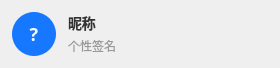
<?xml version="1.0" encoding="UTF-8"?>
<ui version="4.0">
 <class>FriendItem</class>
 <widget class="QWidget" name="FriendItem">
  <property name="geometry">
   <rect><x>0</x><y>0</y><width>280</width><height>68</height></rect>
  </property>
  <property name="windowTitle">
   <string>Form</string>
  </property>
  <layout class="QVBoxLayout" name="vl_outer">
   <property name="spacing"><number>0</number></property>
   <property name="leftMargin"><number>0</number></property>
   <property name="topMargin"><number>0</number></property>
   <property name="rightMargin"><number>0</number></property>
   <property name="bottomMargin"><number>0</number></property>
   <item>
    <spacer name="vs_top">
     <property name="orientation"><enum>Qt::Vertical</enum></property>
     <property name="sizeHint"><size><width>20</width><height>0</height></size></property>
    </spacer>
   </item>
   <item>
    <layout class="QHBoxLayout" name="hl_main">
     <property name="spacing"><number>12</number></property>
     <property name="leftMargin"><number>12</number></property>
     <property name="topMargin"><number>0</number></property>
     <property name="rightMargin"><number>12</number></property>
     <property name="bottomMargin"><number>0</number></property>
     <item>
      <widget class="QLabel" name="lb_avatar">
       <property name="minimumSize"><size><width>44</width><height>44</height></size></property>
       <property name="maximumSize"><size><width>44</width><height>44</height></size></property>
       <property name="text"><string>?</string></property>
       <property name="alignment"><set>Qt::AlignCenter</set></property>
       <property name="styleSheet"><string>background: #1677FF; color: white; border-radius: 22px; font-size: 18px; font-weight: bold; font-family: Microsoft YaHei;</string></property>
      </widget>
     </item>
     <item>
      <layout class="QVBoxLayout" name="vl_text">
       <property name="spacing"><number>2</number></property>
       <property name="leftMargin"><number>0</number></property>
       <property name="topMargin"><number>0</number></property>
       <property name="rightMargin"><number>0</number></property>
       <property name="bottomMargin"><number>0</number></property>
       <item>
        <widget class="QLabel" name="lb_name">
         <property name="text"><string>昵称</string></property>
         <property name="styleSheet"><string>font-size: 14px; font-weight: bold; color: #333; font-family: Microsoft YaHei;</string></property>
        </widget>
       </item>
       <item>
        <widget class="QLabel" name="lb_feeling">
         <property name="text"><string>个性签名</string></property>
         <property name="styleSheet"><string>font-size: 12px; color: #999; font-family: Microsoft YaHei;</string></property>
        </widget>
       </item>
      </layout>
     </item>
     <item>
      <spacer name="hs_spacer">
       <property name="orientation"><enum>Qt::Horizontal</enum></property>
       <property name="sizeHint"><size><width>40</width><height>20</height></size></property>
      </spacer>
     </item>
    </layout>
   </item>
   <item>
    <spacer name="vs_bottom">
     <property name="orientation"><enum>Qt::Vertical</enum></property>
     <property name="sizeHint"><size><width>20</width><height>0</height></size></property>
    </spacer>
   </item>
  </layout>
 </widget>
 <resources/>
 <connections/>
</ui>
